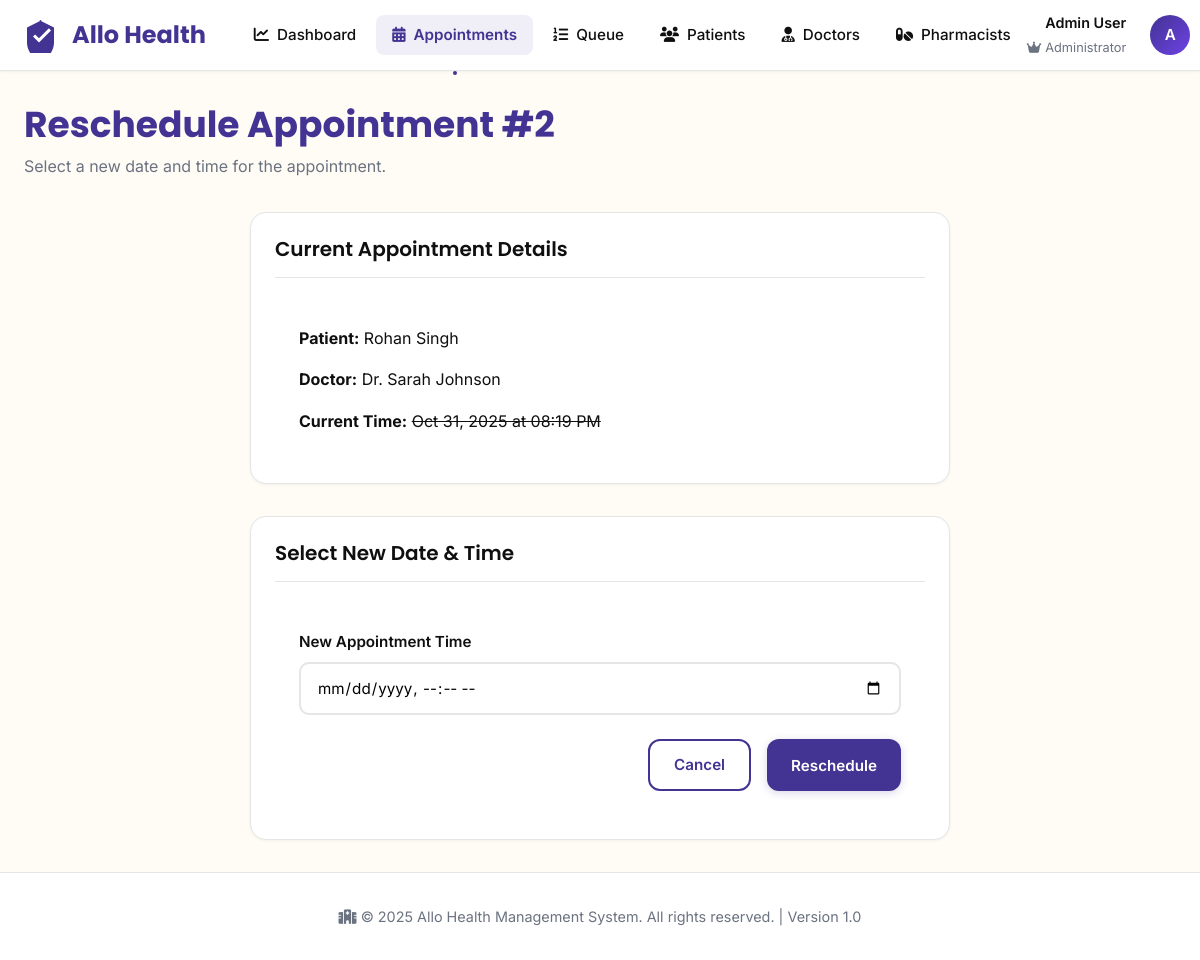
The app's page /appointments/2/reschedule (signed in) with its own data.
### app.py (models this page shows, shortened)
class User(UserMixin, db.Model):
    __tablename__ = 'users'
    id = db.Column(db.Integer, primary_key=True)
    emp_no = db.Column(db.String(80), unique=True, nullable=False, index=True)
    email = db.Column(db.String(120), unique=True, nullable=False, index=True)
    password_hash = db.Column(db.String(255), nullable=False)
    full_name = db.Column(db.String(120))
    role = db.Column(db.String(20), nullable=False, default='receptionist')  # admin, receptionist, doctor, pharmacist
    is_active = db.Column(db.Boolean, default=True)
    created_at = db.Column(db.DateTime, default=datetime.utcnow)
    doctor_profile = db.relationship('Doctor', backref='user', uselist=False, cascade='all, delete-orphan')
    appointments_created = db.relationship('Appointment', backref='creator', foreign_keys='Appointment.created_by')

class Appointment(db.Model):
    __tablename__ = 'appointments'
    id = db.Column(db.Integer, primary_key=True)
    patient_id = db.Column(db.Integer, db.ForeignKey('patients.id'), nullable=False, index=True)
    doctor_id = db.Column(db.Integer, db.ForeignKey('doctors.id'), nullable=False, index=True)
    appointment_datetime = db.Column(db.DateTime, nullable=False, index=True)
    status = db.Column(db.String(20), default='Booked', index=True)
    notes = db.Column(db.Text)
    created_by = db.Column(db.Integer, db.ForeignKey('users.id'))
    created_at = db.Column(db.DateTime, default=datetime.utcnow)
    updated_at = db.Column(db.DateTime, default=datetime.utcnow, onupdate=datetime.utcnow)

class Patient(db.Model):
    __tablename__ = 'patients'
    id = db.Column(db.Integer, primary_key=True)
    name = db.Column(db.String(120), nullable=False)
    phone = db.Column(db.String(20), nullable=False, index=True)
    email = db.Column(db.String(120))
    gender = db.Column(db.String(20))
    age = db.Column(db.Integer)
    address = db.Column(db.Text)
    notes = db.Column(db.Text)
    created_at = db.Column(db.DateTime, default=datetime.utcnow)
    appointments = db.relationship('Appointment', backref='patient', lazy='dynamic')
    queue_entries = db.relationship('QueueEntry', backref='patient', lazy='dynamic')
    prescriptions = db.relationship('Prescription', backref='patient', lazy='dynamic')

### app.py (the view, shortened to what this page needs)
@app.route('/appointments/<int:id>/reschedule', methods=['GET', 'POST'])
@login_required
@receptionist_required
def appointment_reschedule(id):
    appointment = Appointment.query.get_or_404(id)
    if appointment.status == 'Completed':
        flash('Cannot reschedule a completed appointment.', 'warning')
        return redirect(url_for('appointments'))
    return render_template('appointment_reschedule.html', appointment=appointment)

### app.py (called while the page is built)
@login_manager.user_loader
def load_user(user_id):
    return User.query.get(int(user_id))

def receptionist_required(f):
    @wraps(f)
    def decorated_function(*args, **kwargs):
        if not current_user.is_authenticated or current_user.role not in ['admin', 'receptionist']:
            flash('You do not have permission to access this page.', 'danger')
            return redirect(url_for('dashboard'))
        return f(*args, **kwargs)
    return decorated_function

@app.template_filter('datetime_format')
def datetime_format(value, format='%b %d, %Y at %I:%M %p'):
    if value is None:
        return ''
    return value.strftime(format)

    @property
    def name(self):
        return self.user.full_name if self.user else 'Unknown'

### templates/appointment_reschedule.html (shortened to what this page needs)
{% extends "base.html" %}  {% block content %}
<div class="page-header">
  <h1 class="page-title">Reschedule Appointment #{{ appointment.id }}</h1>
  <p class="page-subtitle">Select a new date and time for the appointment.</p>
</div>
<div class="card" style="max-width: 700px; margin: 0 auto">
  <div class="card-header">
    <h2 class="card-title">Current Appointment Details</h2>
  </div>
  <div
    class="card-body"
    style="padding: 1.5rem; display: flex; flex-direction: column; gap: 1rem"
  >
    <p><strong>Patient:</strong> {{ appointment.patient.name }}</p>
    <p><strong>Doctor:</strong> Dr. {{ appointment.doctor.name }}</p>
    <p>
      <strong>Current Time:</strong>
      <span style="text-decoration: line-through"
        >{{ appointment.appointment_datetime|datetime_format }}</span
      >
    </p>
  </div>
</div>
<div class="card" style="max-width: 700px; margin: 2rem auto 0">
  <div class="card-header">
    <h2 class="card-title">Select New Date & Time</h2>
  </div>
  <div class="card-body" style="padding: 1.5rem">
    <form
      method="POST"
      action="{{ url_for('appointment_reschedule', id=appointment.id) }}"
    >
      <div class="form-group">
        <label for="new_datetime" class="form-label"
          >New Appointment Time</label
        >
        <input
          type="datetime-local"
          id="new_datetime"
          name="new_datetime"
          class="form-control"
          required
        />
      </div>
      <div
        style="
          display: flex;
          justify-content: flex-end;
          gap: 1rem;
          margin-top: 1.5rem;
        "
      >
        <a href="{{ url_for('appointments') }}" class="btn btn-secondary"
          >Cancel</a
        >
        <button type="submit" class="btn btn-primary">Reschedule</button>
      </div>
    </form>
  </div>
</div>
{% endblock %}

### templates/base.html (shortened to what this page needs)
<!DOCTYPE html>
<html lang="en">
  <head>
    <link
      rel="stylesheet"
      href="https://cdnjs.cloudflare.com/ajax/libs/font-awesome/6.4.0/css/all.min.css"
    />
  </head>
  <body>
    <nav class="navbar">
      <div class="navbar-container">
        {% if current_user.is_authenticated and current_user.role == 'doctor' %}
        <a href="{{ url_for('doctor_dashboard') }}" class="navbar-brand">
          <svg viewBox="0 0 24 24" fill="currentColor">
            <path
              d="M12 2L2 7v10c0 5.55 3.84 10.74 9 12 5.16-1.26 9-6.45 9-12V7l-10-5z"
            />
            <path
              d="M10 17l-4-4 1.41-1.41L10 14.17l6.59-6.59L18 9l-8 8z"
              fill="white"
            />
          </svg>
          <span>Allo Health</span>
        </a>
        {% else %}
        <a href="{{ url_for('dashboard') }}" class="navbar-brand">
          <svg viewBox="0 0 24 24" fill="currentColor">
            <path
              d="M12 2L2 7v10c0 5.55 3.84 10.74 9 12 5.16-1.26 9-6.45 9-12V7l-10-5z"
            />
            <path
              d="M10 17l-4-4 1.41-1.41L10 14.17l6.59-6.59L18 9l-8 8z"
              fill="white"
            />
          </svg>
          <span>Allo Health</span>
        </a>
        {% endif %}
        <ul class="navbar-menu" id="navbarMenu">
          {% if current_user.is_authenticated and current_user.role == 'admin'
          %}
          <li>
            <a
              href="{{ url_for('dashboard') }}"
              class="navbar-link {% if request.endpoint == 'dashboard' %}active{% endif %}"
              title="Dashboard"
            >
              <i class="fas fa-chart-line"></i>
              <span>Dashboard</span>
            </a>
          </li>
          <li>
            <a
              href="{{ url_for('appointments') }}"
              class="navbar-link {% if request.endpoint and 'appointment' in request.endpoint %}active{% endif %}"
              title="Appointments"
            >
              <i class="fas fa-calendar-alt"></i>
              <span>Appointments</span>
            </a>
          </li>
          <li>
            <a
              href="{{ url_for('queue') }}"
              class="navbar-link {% if request.endpoint and 'queue' in request.endpoint %}active{% endif %}"
              title="Queue"
            >
              <i class="fas fa-list-ol"></i>
              <span>Queue</span>
            </a>
          </li>
          <li>
            <a
              href="{{ url_for('patients') }}"
              class="navbar-link {% if request.endpoint and 'patient' in request.endpoint %}active{% endif %}"
              title="Patients"
            >
              <i class="fas fa-users"></i>
              <span>Patients</span>
            </a>
          </li>
          <li>
            <a
              href="{{ url_for('doctors') }}"
              class="navbar-link {% if request.endpoint and 'doctor' in request.endpoint %}active{% endif %}"
              title="Doctors"
            >
              <i class="fas fa-user-md"></i>
              <span>Doctors</span>
            </a>
          </li>
          <li>
            <a
              href="{{ url_for('pharmacists') }}"
              class="navbar-link {% if request.endpoint and 'pharmacist' in request.endpoint %}active{% endif %}"
              title="Pharmacists"
            >
              <i class="fas fa-pills"></i>
              <span>Pharmacists</span>
            </a>
          </li>
          {% endif %}
        </ul>
        <div class="navbar-user">
          {% if current_user.is_authenticated %}
          <div class="user-info">
            <div class="user-name">
              {{ current_user.full_name or current_user.emp_no }}
            </div>
            <div class="user-role">
              {% if current_user.role == 'admin' %}
              <i class="fas fa-crown"></i>
              <span>Administrator</span>
              {% elif current_user.role == 'receptionist' %}
              <i class="fas fa-headset"></i>
              <span>Receptionist</span>
              {% elif current_user.role == 'doctor' %}
              <i class="fas fa-stethoscope"></i>
              <span>Doctor</span>
              {% elif current_user.role == 'pharmacist' %}
              <i class="fas fa-pills"></i>
              <span>Pharmacist</span>
              {% else %}
              <i class="fas fa-user"></i>
              <span>Staff</span>
              {% endif %}
            </div>
          </div>
          <div class="user-dropdown" id="userDropdown">
            <div class="user-avatar" onclick="toggleDropdown(event)">
              {{ current_user.emp_no[0].upper() if current_user.emp_no else 'U'
              }}
            </div>
          </div>
          {% endif %}
        </div>
      </div>
    </nav>
    <main class="main-content">{% block content %}{% endblock %}</main>
    <footer>
      <div class="footer-content">
        <p>
          <i class="fas fa-hospital"></i> &copy; 2025 Allo Health Management
          System. All rights reserved. | Version 1.0
        </p>
      </div>
    </footer>
  </body>
</html>

### records on screen
User: full_name "Admin User", emp_no "A"
Appointment: id "2", appointment_datetime "Oct 31, 2025 at 08:19 PM"
Patient: patient.name "Rohan Singh"
User: doctor.name "Sarah Johnson"
